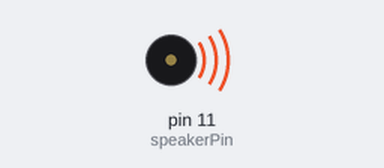
The sketch below on a simulated Arduino Uno, built with avr-gcc and run on an emulated ATmega328P. Shown: buzzer (waves = sounding). What the sketch prints to the serial monitor is not drawn.

Above: at 0.1 s.
Timing chart, 0 to 40.0 s (numbered marks = the images above):
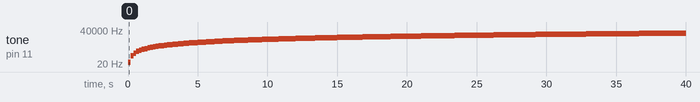

Measured:
- by itself, tone on pin 11 (speakerPin): plays 31 Hz for 0.20 s, 131 Hz for 0.20 s, 231 Hz for 0.20 s, 331 Hz for 0.20 s, 431 Hz for 0.20 s, 531 Hz for 0.20 s … (200 notes in this stretch)

The sketch:

pruebLDR.ino
```cpp
int LDRPins[]={2,3,4,5};
int notas[]={1270,1394,1530,1749,1892,1940,1534};
int speakerPin = 11;
String patron1,patron2;
int LDRValue;

void setup() {
   Serial.begin(9600);
}

void loop() {
  for(int i=31;i<65535;i=i+100){
      tone(11,i);
      delay(200);
      Serial.println(i);
  }
}
```
